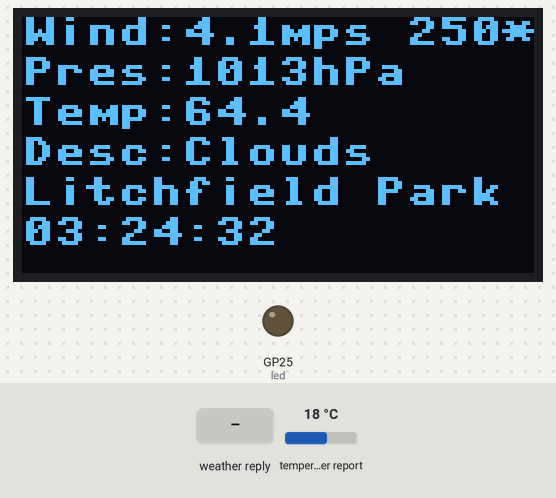
This program was run on a simulated Raspberry Pi Pico running MicroPython. Parts: 128×64 one-colour display, output pins drawn as LEDs (lit = HIGH). The test bench sets the inputs (shaded band); at power-on: temperature in the web weather report 18 °C. WiFi joins after 1.5 s; the clock reads 2024-03-15 10:24:30 at power-on unless the program sets it; requests to the public web service named in the program get a made-up reply in its usual format after 0.4 s (London, UTC, broken clouds, 64 % humidity, 1013 hPa unless stated); what the program prints to the serial console is not drawn.

Above: at 3.3 s.
3.4 s: the web weather report turns to Clear
At 6.2 s:
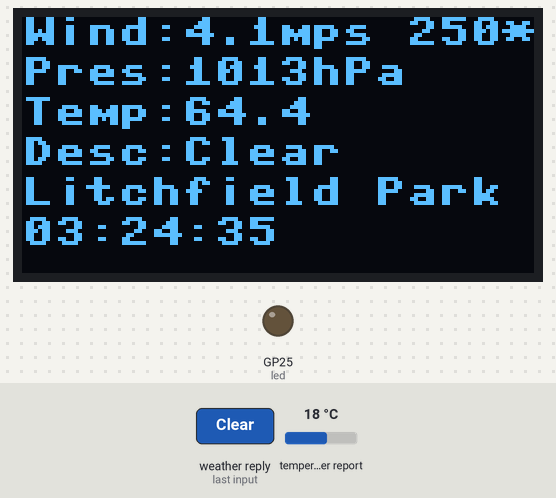
6.4 s: the web weather report turns to Rain
At 9.1 s:
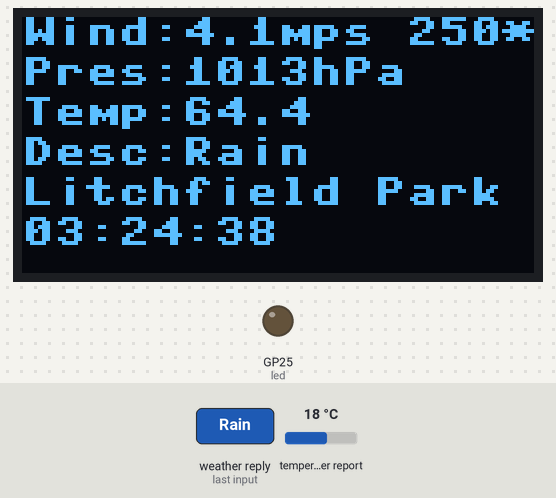
9.4 s: the web weather report turns to Snow
At 12.0 s:
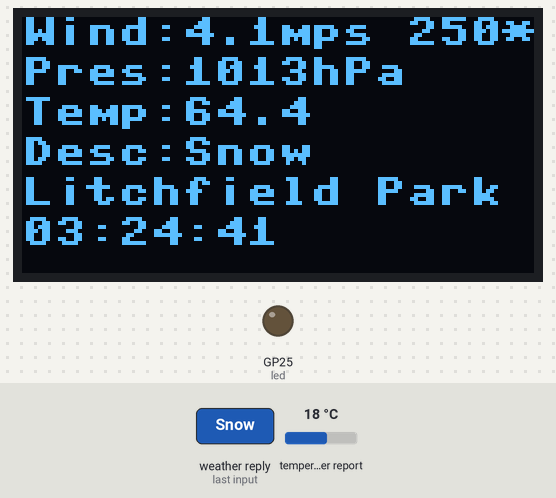
12.4 s: the web weather report turns to Thunderstorm
At 14.9 s:
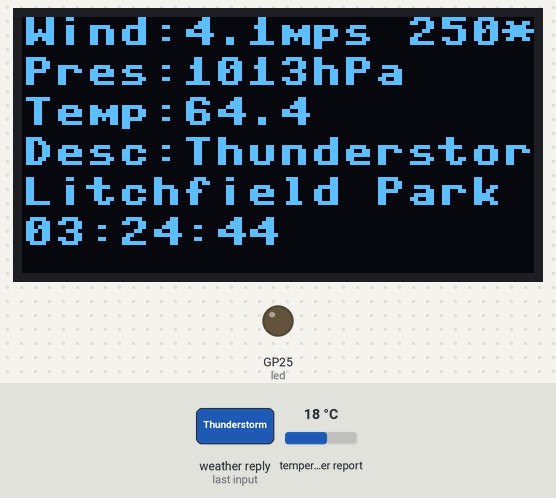
15.4 s: the web weather report turns to Mist
At 17.7 s:
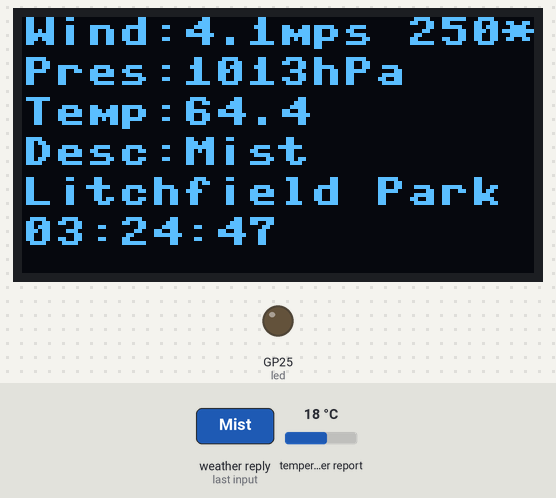
18.4 s: temperature in the web weather report set to -14 °C
At 21.4 s:
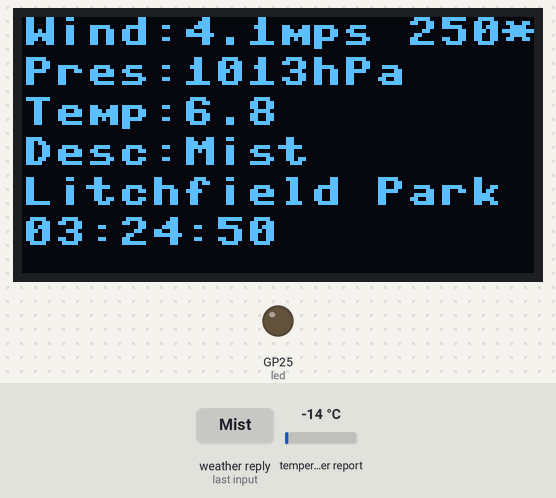
Timing chart, 0 to 22.0 s (numbered marks = the images above; inputs shaded):
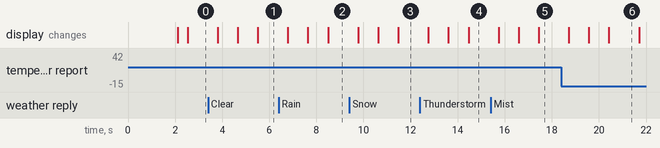

Measured:
- after the input at 3.4 s, the display: first changes after 0.41 s (image 1 shows a later state)
- after the input at 6.4 s, the display: first changes after 0.39 s (image 2 shows a later state)
- after the input at 9.4 s, the display: first changes after 0.37 s (image 3 shows a later state)
- after the input at 12.4 s, the display: first changes after 0.36 s (image 4 shows a later state)
- after the input at 15.4 s, the display: first changes after 0.34 s (image 5 shows a later state)

The program:

main.py
```python
import time
from machine import Pin, SoftI2C
import ssd1306
import socket
import struct
import os
import ntptime

try:
  import urequests as requests
except:
  import requests

try:
  import ujson as json
except:
  import json

import network

import gc
gc.collect()

i2c = SoftI2C(scl=Pin(5), sda=Pin(4))

oled_width = 128
oled_height = 64
oled = ssd1306.SSD1306_I2C(oled_width, oled_height, i2c)

oled.fill(0)
oled.text("Attempting to",0,0)
oled.text("Connect",0,10)
oled.show()

city = 'Litchfield%20Park' # This is the city you live in
country_code = 'US' # This is your 2 letter country code, I think it can be more too.
#example
#city = 'Lahore'
#country_code = 'PAK'

open_weather_map_api_key = '' # Your API Key, make sure to put this there! Otherwise the program wont be able to communicate to OWM.


NTP_DELTA = 4318988400
host = "pool.ntp.org"

led = Pin("LED", Pin.OUT)

ssid = ' '
password = 'password'

def set_time():
    NTP_QUERY = bytearray(48)
    NTP_QUERY[0] = 0x1B
    addr = socket.getaddrinfo(host, 123)[0][-1]
    s = socket.socket(socket.AF_INET, socket.SOCK_DGRAM)
    try:
        s.settimeout(1)
        res = s.sendto(NTP_QUERY, addr)
        msg = s.recv(48)
    finally:
        s.close()
    val = struct.unpack("!I", msg[40:44])[0]
    t = val - NTP_DELTA
    tm = time.gmtime(t)
    machine.RTC().datetime((tm[0], tm[1], tm[2], tm[6] + 1, tm[3], tm[4], tm[5], 0))

wlan = network.WLAN(network.STA_IF)
wlan.active(True)
wlan.connect(ssid, password)

max_wait = 10
while max_wait > 0:
    if wlan.status() < 0 or wlan.status() >= 3:
        break
    max_wait -= 1
    print('waiting for connection...')
    time.sleep(1)

if wlan.status() != 3:
    raise RuntimeError('network connection failed')
else:
    print('connected')
    status = wlan.ifconfig()
    print( 'ip = ' + status[0] )
    oled.fill(0)
    oled.text("Connected!",0,0)
    oled.show()

oled.fill(0)
oled.show()
set_time()
while True:
    current_time = time.localtime()
    # Remove             This                                          and this if you dont want seconds.
    time_str = "%02d:%02d:%02d" % (current_time[3], current_time[4], current_time[5])
    open_weather_map_url = 'http://api.openweathermap.org/data/2.5/weather?q=' + city + ',' + country_code + '&APPID=' + open_weather_map_api_key

    weather_data = requests.get(open_weather_map_url)

    # Location (City and Country code)
    location = weather_data.json().get('name') + ' - ' + weather_data.json().get('sys').get('country')

    # Weather Description
    description = 'Desc:' + weather_data.json().get('weather')[0].get('main')

    # Temperature
    raw_temperature = weather_data.json().get('main').get('temp')-273.15

    # Temperature in Celsius
    #temperature = 'Temperature: ' + str(raw_temperature) + '*C'
    #uncomment for temperature in Fahrenheit
    temperature = 'Temp:' + str(raw_temperature*(9/5.0)+32)

    # Pressure
    pressure = 'Pres:' + str(weather_data.json().get('main').get('pressure')) + 'hPa'

    # Humidity
    humidity = 'Humid:' + str(weather_data.json().get('main').get('humidity')) + '%'

    # Wind
    wind = 'Wind:' + str(weather_data.json().get('wind').get('speed')) + 'mps ' + str(weather_data.json().get('wind').get('deg')) + '*'
    oled.fill(0)
    oled.text(wind , 0 ,0)
    oled.text(pressure,0,10)
    oled.text(temperature,0,20)
    oled.text(description,0,30)
    oled.text(location,0,40)
    oled.text(time_str, 0, 50)
    oled.show()
    #print("###################################################") If you need these Uncomment them!
    #print(wind) Its making my IDE laggy so im removing them.
    #print(pressure)
    #print(temperature)
    #print(description)
    #print(location)
    #print("###################################################")
```
